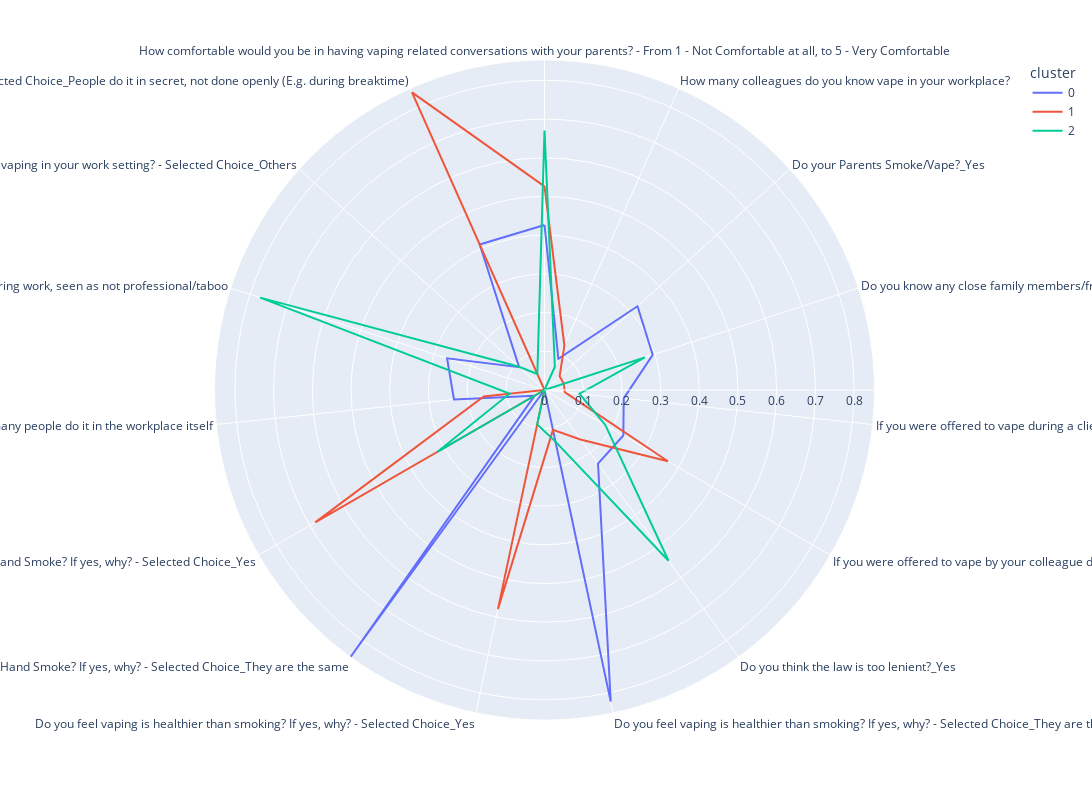

Notebook source saved alongside this figure:
### Code cell
polar=aggdata_scaled.groupby("cluster").mean().reset_index()
polar=pd.melt(polar,id_vars=["cluster"])
fig2 = px.line_polar(polar, r="value", theta="variable", color="cluster", line_close=True,height=800,width=1400)
fig2.show()
print(polar)

### Figure 1 — Plotly figure (JSON) as saved in the notebook; plotly's stock layout.template omitted (floating-point values rounded to 4 significant figures)
{"data": [{"hovertemplate": "cluster=0<br>value=%{r}<br>variable=%{theta}<extra></extra>", "legendgroup": "0", "line": {"color": "#636efa", "dash": "solid"}, "marker": {"symbol": "circle"}, "mode": "lines", "name": "0", "r": [0.4265, 0.08824, 0.3235, 0.2941, 0.2059, 0.2353, 0.2353, 0.8235, 0, 0.8529, 0.02941, 0.2353, 0.2647, 0.08824, 0.4118, 0.4265], "showlegend": true, "subplot": "polar", "theta": ["How comfortable would you be in having vaping related conversations with your parents? - From 1 - Not Comfortable at all, to 5 - Very Comfortable", "How many colleagues do you know vape in your workplace?", "Do your Parents Smoke/Vape?_Yes", "Do you know any close family members/friends that have smoking/vaping related illnesses?_Yes", "If you were offered to vape during a client meeting by your boss or client, would you be pressured to accept? \r\nwhy? - Selected Choice_Yes", "If you were offered to vape by your colleague during social situations, would you accept? (E.g during team gatherings) \r\n why? - Selected Choice_Yes", "Do you think the law is too lenient?_Yes", "Do you feel vaping is healthier than smoking? If yes, why? - Selected Choice_They are the same", "Do you feel vaping is healthier than smoking? If yes, why? - Selected Choice_Yes", "Do you think 2nd Hand Vape is healthier than 2nd Hand Smoke? If yes, why? - Selected Choice_They are the same", "Do you think 2nd Hand Vape is healthier than 2nd Hand Smoke? If yes, why? - Selected Choice_Yes", "What is the attitude towards vaping in your work setting? - Selected Choice_Acceptable, many people do it in the workplace itself", "What is the attitude towards vaping in your work setting? - Selected Choice_Nobody vapes during work, seen as not professional/taboo", "What is the attitude towards vaping in your work setting? - Selected Choice_Others", "What is the attitude towards vaping in your work setting? - Selected Choice_People do it in secret, not done openly (E.g. during breaktime)", "How comfortable would you be in having vaping related conversations with your parents? - From 1 - Not Comfortable at all, to 5 - Very Comfortable"], "type": "scatterpolar"}, {"hovertemplate": "cluster=1<br>value=%{r}<br>variable=%{theta}<extra></extra>", "legendgroup": "1", "line": {"color": "#EF553B", "dash": "solid"}, "marker": {"symbol": "circle"}, "mode": "lines", "name": "1", "r": [0.5263, 0.1263, 0.05263, 0.05263, 0.05263, 0.3684, 0.1579, 0.1053, 0.5789, 0, 0.6842, 0.1579, 0, 0, 0.8421, 0.5263], "showlegend": true, "subplot": "polar", "theta": ["How comfortable would you be in having vaping related conversations with your parents? - From 1 - Not Comfortable at all, to 5 - Very Comfortable", "How many colleagues do you know vape in your workplace?", "Do your Parents Smoke/Vape?_Yes", "Do you know any close family members/friends that have smoking/vaping related illnesses?_Yes", "If you were offered to vape during a client meeting by your boss or client, would you be pressured to accept? \r\nwhy? - Selected Choice_Yes", "If you were offered to vape by your colleague during social situations, would you accept? (E.g during team gatherings) \r\n why? - Selected Choice_Yes", "Do you think the law is too lenient?_Yes", "Do you feel vaping is healthier than smoking? If yes, why? - Selected Choice_They are the same", "Do you feel vaping is healthier than smoking? If yes, why? - Selected Choice_Yes", "Do you think 2nd Hand Vape is healthier than 2nd Hand Smoke? If yes, why? - Selected Choice_They are the same", "Do you think 2nd Hand Vape is healthier than 2nd Hand Smoke? If yes, why? - Selected Choice_Yes", "What is the attitude towards vaping in your work setting? - Selected Choice_Acceptable, many people do it in the workplace itself", "What is the attitude towards vaping in your work setting? - Selected Choice_Nobody vapes during work, seen as not professional/taboo", "What is the attitude towards vaping in your work setting? - Selected Choice_Others", "What is the attitude towards vaping in your work setting? - Selected Choice_People do it in secret, not done openly (E.g. during breaktime)", "How comfortable would you be in having vaping related conversations with your parents? - From 1 - Not Comfortable at all, to 5 - Very Comfortable"], "type": "scatterpolar"}, {"hovertemplate": "cluster=2<br>value=%{r}<br>variable=%{theta}<extra></extra>", "legendgroup": "2", "line": {"color": "#00cc96", "dash": "solid"}, "marker": {"symbol": "circle"}, "mode": "lines", "name": "2", "r": [0.6705, 0.06591, 0, 0.2727, 0.09091, 0.1818, 0.5455, 0.1364, 0.09091, 0, 0.3182, 0.09091, 0.7727, 0.09091, 0.04545, 0.6705], "showlegend": true, "subplot": "polar", "theta": ["How comfortable would you be in having vaping related conversations with your parents? - From 1 - Not Comfortable at all, to 5 - Very Comfortable", "How many colleagues do you know vape in your workplace?", "Do your Parents Smoke/Vape?_Yes", "Do you know any close family members/friends that have smoking/vaping related illnesses?_Yes", "If you were offered to vape during a client meeting by your boss or client, would you be pressured to accept? \r\nwhy? - Selected Choice_Yes", "If you were offered to vape by your colleague during social situations, would you accept? (E.g during team gatherings) \r\n why? - Selected Choice_Yes", "Do you think the law is too lenient?_Yes", "Do you feel vaping is healthier than smoking? If yes, why? - Selected Choice_They are the same", "Do you feel vaping is healthier than smoking? If yes, why? - Selected Choice_Yes", "Do you think 2nd Hand Vape is healthier than 2nd Hand Smoke? If yes, why? - Selected Choice_They are the same", "Do you think 2nd Hand Vape is healthier than 2nd Hand Smoke? If yes, why? - Selected Choice_Yes", "What is the attitude towards vaping in your work setting? - Selected Choice_Acceptable, many people do it in the workplace itself", "What is the attitude towards vaping in your work setting? - Selected Choice_Nobody vapes during work, seen as not professional/taboo", "What is the attitude towards vaping in your work setting? - Selected Choice_Others", "What is the attitude towards vaping in your work setting? - Selected Choice_People do it in secret, not done openly (E.g. during breaktime)", "How comfortable would you be in having vaping related conversations with your parents? - From 1 - Not Comfortable at all, to 5 - Very Comfortable"], "type": "scatterpolar"}], "layout": {"height": 800, "legend": {"title": {"text": "cluster"}, "tracegroupgap": 0}, "margin": {"t": 60}, "polar": {"angularaxis": {"direction": "clockwise", "rotation": 90}, "domain": {"x": [0, 1], "y": [0, 1]}}, "width": 1400}}
